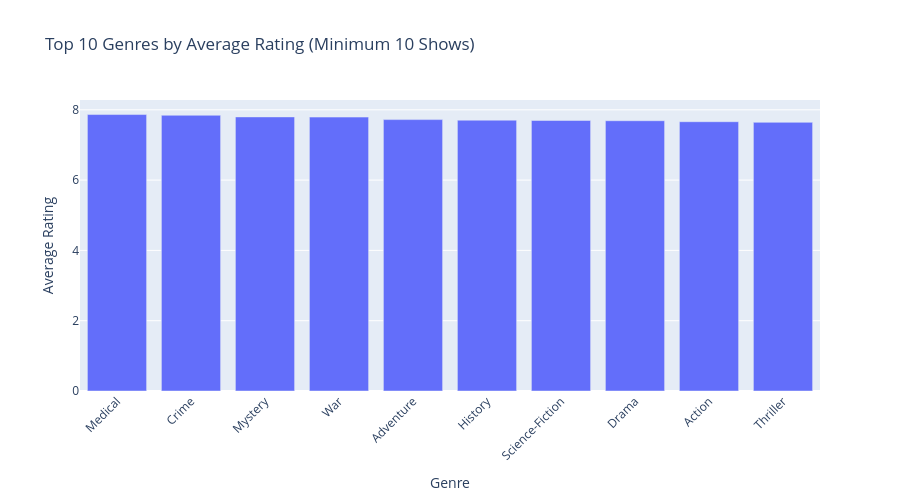

Here is the notebook cell this chart was saved with:
### Code cell
# Plot top genres by average rating after applying minimum show count
fig = px.bar(
    reliable_genre_stats,
    x="genres",
    y="average_rating",
    title="Top 10 Genres by Average Rating (Minimum 10 Shows)",
    labels={
        "genres": "Genre",
        "average_rating": "Average Rating"
    },
    hover_data=["show_count"]
)

fig.update_layout(
    xaxis_tickangle=-45,
    width=900,
    height=500
)

fig.show()

### Figure 1 — Plotly figure (JSON) as saved in the notebook; plotly's stock layout.template omitted (floating-point values rounded to 4 significant figures)
{"data": [{"customdata": [[17], [134], [45], [13], [85], [20], [111], [358], [146], [67]], "hovertemplate": "Genre=%{x}<br>Average Rating=%{y}<br>show_count=%{customdata[0]}<extra></extra>", "legendgroup": "", "marker": {"color": "#636efa", "pattern": {"shape": ""}}, "name": "", "orientation": "v", "showlegend": false, "textposition": "auto", "type": "bar", "x": ["Medical", "Crime", "Mystery", "War", "Adventure", "History", "Science-Fiction", "Drama", "Action", "Thriller"], "xaxis": "x", "y": [7.865, 7.844, 7.798, 7.792, 7.721, 7.705, 7.696, 7.689, 7.661, 7.643], "yaxis": "y"}], "layout": {"barmode": "relative", "height": 500, "legend": {"tracegroupgap": 0}, "title": {"text": "Top 10 Genres by Average Rating (Minimum 10 Shows)"}, "width": 900, "xaxis": {"anchor": "y", "domain": [0, 1], "tickangle": -45, "title": {"text": "Genre"}}, "yaxis": {"anchor": "x", "domain": [0, 1], "title": {"text": "Average Rating"}}}}
